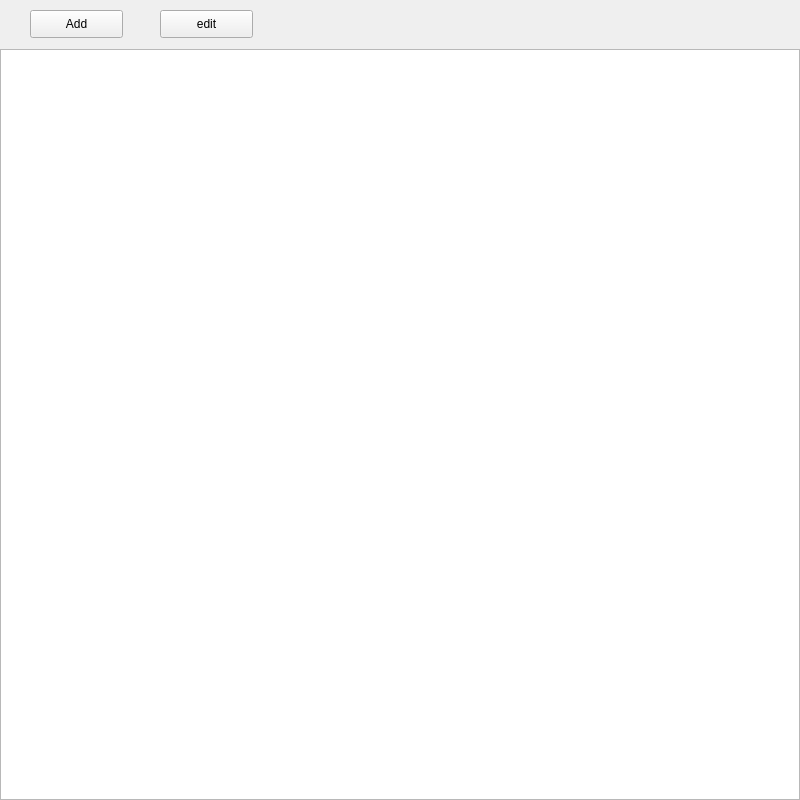
<?xml version="1.0" encoding="UTF-8"?>
<ui version="4.0">
 <class>Form</class>
 <widget class="QWidget" name="Form">
  <property name="geometry">
   <rect>
    <x>0</x>
    <y>0</y>
    <width>800</width>
    <height>800</height>
   </rect>
  </property>
  <property name="windowTitle">
   <string>Form</string>
  </property>
  <widget class="QTableWidget" name="tableWidget">
   <property name="geometry">
    <rect>
     <x>0</x>
     <y>49</y>
     <width>800</width>
     <height>751</height>
    </rect>
   </property>
  </widget>
  <widget class="QPushButton" name="addBut">
   <property name="geometry">
    <rect>
     <x>30</x>
     <y>10</y>
     <width>93</width>
     <height>28</height>
    </rect>
   </property>
   <property name="text">
    <string>Add</string>
   </property>
  </widget>
  <widget class="QPushButton" name="editBut">
   <property name="geometry">
    <rect>
     <x>160</x>
     <y>10</y>
     <width>93</width>
     <height>28</height>
    </rect>
   </property>
   <property name="text">
    <string>edit</string>
   </property>
  </widget>
 </widget>
 <resources/>
 <connections/>
</ui>
